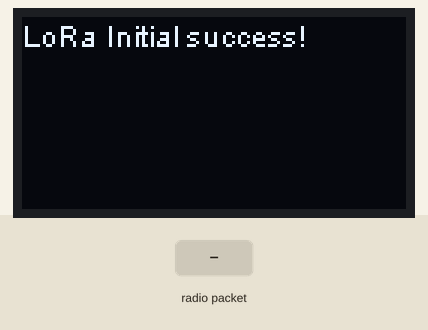
This sketch was run on a simulated ESP32. Parts: 128×64 one-colour display. The test bench sets the inputs (shaded band). Storage starts empty; what the sketch prints to the serial monitor is not drawn.

Above: at 0.1 s.
At 1.5 s:
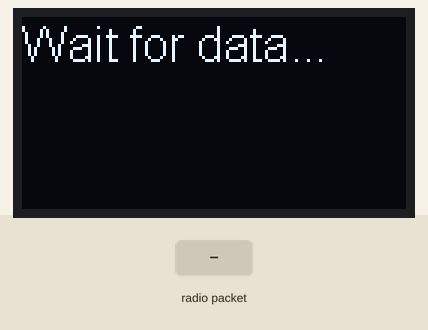
1.6 s: radio packet "1" arrives
At 2.2 s:
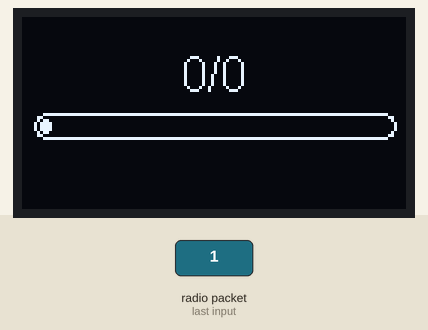
Timing chart, 0 to 4.6 s (numbered marks = the images above; inputs shaded):
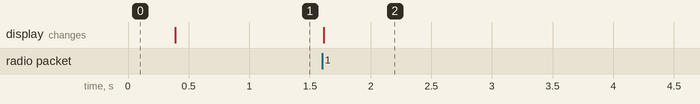

Measured:
- after the input at 1.6 s, the display: changes at once (image 2)

The sketch:

LoraReceive.ino
```cpp
#include "heltec.h"
#include "FS.h"
#include "SPIFFS.h"
#define BAND    915E6  //you can set band here directly,e.g. 868E6,915E6
#define FORMAT_SPIFFS_IF_FAILED true
#define SEND_BYTE_COUNT 255

struct __attribute__((packed)) DataLog{
  uint8_t battery;
  uint8_t ph;
  uint16_t temp;
  uint16_t salinity;
  uint32_t timestamp;
};

File file;
uint16_t totalFileSize = 0;
uint8_t buf[SEND_BYTE_COUNT];
uint16_t bytesWritten = 0;

void LoRaData(){
  Heltec.display->clear();
  Heltec.display->setTextAlignment(TEXT_ALIGN_CENTER);
  Heltec.display->setFont(ArialMT_Plain_16);
  Heltec.display->drawStringMaxWidth(64 , 10 , 128, String(bytesWritten, DEC)+"/"+String(totalFileSize, DEC));
  Heltec.display->drawProgressBar(4, 32, 120, 8, uint8_t((100.0*bytesWritten)/totalFileSize));
  Heltec.display->display();
}

void cbk(int packetSize) {
  LoRa.readBytes(buf, packetSize);
  if(packetSize == 2 && totalFileSize == 0){
    memcpy((void *)&totalFileSize, buf, 2);
    file = SPIFFS.open("/data.bin", FILE_WRITE);
    if(!file){
      Serial.println("- failed to open file for writing");
      return;
    }
  }
  else{
    bytesWritten += file.write(buf, packetSize);
    Serial.println(bytesWritten);
  }
  if(bytesWritten == totalFileSize){
    file.close();
  }
  LoRaData();
  LoRa.beginPacket();
  LoRa.write(0);
  LoRa.endPacket();
}

DataLog dataLog;

void setup() {
  Heltec.begin(true /*DisplayEnable Enable*/, true /*Heltec.Heltec.Heltec.LoRa Disable*/, true /*Serial Enable*/, true /*PABOOST Enable*/, BAND /*long BAND*/);

  Heltec.display->init();
  Heltec.display->flipScreenVertically();
  Heltec.display->setFont(ArialMT_Plain_16);
  Heltec.display->clear();
  if(!SPIFFS.begin(FORMAT_SPIFFS_IF_FAILED)){
    Serial.println("SPIFFS Mount Failed");
    return;
  }
  Heltec.display->drawString(0, 0, "Wait for data...");
  Heltec.display->display();

  LoRa.setSignalBandwidth(500E3);
  LoRa.setSpreadingFactor(7);
  LoRa.enableCrc();

}
void loop() {
  int packetSize = LoRa.parsePacket();
  if (packetSize) { cbk(packetSize);  }
}
```
